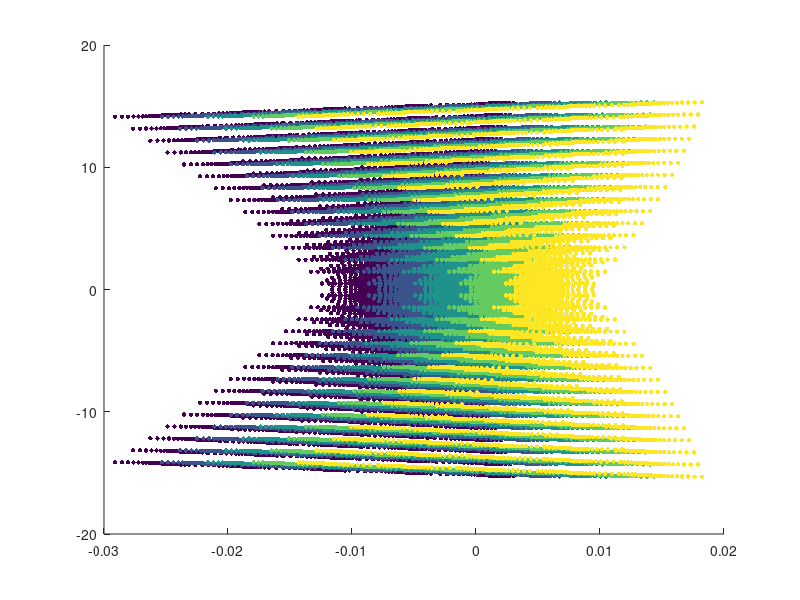

Reproduce this figure in MATLAB.
meta_file = fopen('rays/meta.dat');
ray_file = fopen('rays/rays.dat');

% Read in metadata
wav_0 = fread(meta_file,1,'double');
wav_1 = fread(meta_file,1,'double');
wav_2 = fread(meta_file,1,'double');
num_rays = fread(meta_file,1,'int32')

% Read in ray data
rays = fread(ray_file, [7, num_rays], 'double');
wav = rays(1,:);
hx = rays(2,:);
hy = rays(3,:);
px = rays(4,:);
py = rays(5,:);
x = rays(6,:);  % Array of x-coordinates of rays on detector
y = rays(7,:);  % Array of y-coordinates of rays on detector

i_0 = find(wav == wav_0);
i_1 = find(wav == wav_1);
i_2 = find(wav == wav_2);
x_0 = x(i_0);
x_1 = x(i_1);
x_2 = x(i_2);
y_0 = y(i_0);
y_1 = y(i_1);
y_2 = y(i_2);


pt_sz = 10;
field_color = hx(i_0);
scatter(x_0,y_0,pt_sz, hx(i_0),'filled')